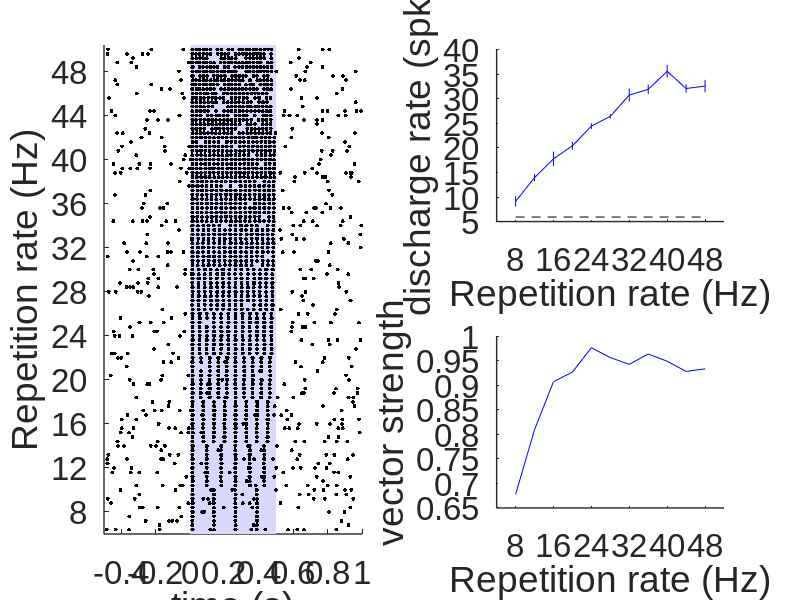

This chart was generated by the following MATLAB code:
function out=LIFmodel_basic() %IE_delay, E_strength, IE_ratio)

%% Parameters 
%E_strength: strength of excitation
%I_strength:strength of inhibition
%IE_ratio:ratio of Excitation strength to Inhibition strength
%IE_delay:delay in milliseconds between excitation and inhibition

IE_delay = 5.; % in ms
E_strength = 4.5; % in nS
IE_ratio = 5;

I_strength=8.5;  %IE_ratio*E_strength;
kernel_time_constant=.005;  %time constant of 5 ms
jitter_magnitude=1; % Temporal jitter
step=.0001; %.1 ms duration  (temporal increment for running simulation)
stimulus_duration=0.5;  %half second
PREstimulus_duration=0.5;  %half second
POSTstimulus_duration=0.5;  %half second (0.1 second is included in stimulus)
latency_time=0.01;
latency=length(0:step:latency_time); %10 ms latency (auditory nerve to auditory cortex)

%% acoustic pulse train stimulus
%%%%%%%%%acoustic pulse train stimulus%%%%%%%%%%%%%%%%%

nreps=10; % for each ICI
ICI_list= [125 83.3333 62.5 50 41.6667 35.7143 31.25 27.7778 25 22.7273 20.8333]; %[3 5 7.5 10 12.5 15 20 25 30 35 40 45 50 55 60 65 70 75];

freq_list=1000./ICI_list; % Envelope Frequency
spike_distribution=NaN(length(ICI_list),nreps);
time_distribution=NaN(length(ICI_list),nreps);
spont_distribution=NaN(1,length(ICI_list)*nreps);
raster.stim=[];  raster.rep=[];  raster.spikes=[];

for f=1:length(freq_list)
    spikes_pooled=[];
    freq=freq_list(f);
    t=0:step:(kernel_time_constant*10);
    kernel=t.*exp(-t/kernel_time_constant);
    kernel=1e-9*kernel/max(kernel); %amplitude of 1 nS
    input=zeros(size(0:step:(POSTstimulus_duration+stimulus_duration)));
    stimulus_input_length=length(0:step:(stimulus_duration));
    ipi=round(1/(freq*step)); %ipi=interpulse interval
    freq2=1/(step*ipi);
    rate_total = [];
    for r=1:nreps
       E_input=input;
        I_input=input;
        for j=1:10  %10 jitter excitatory and inhibitory inputs
            % for i=1:ipi:(stimulus_input_length-(length(kernel)/2))
            for i=1:ipi:(stimulus_input_length-250)
                jitter=round(randn(1)/(1000*step)); %1 ms jitter
                if (jitter+i)<1 || (jitter+i)>(length(input)-length(kernel))
                    jitter=0;
                end
                E_input((latency+i+jitter):(latency+i+jitter+length(kernel)-1))=E_input((latency+i+jitter):(latency+i+jitter+length(kernel)-1))+kernel;
                
                
                jitter=round(randn(1)/(1000*step)); %1 ms jitter
                
                if (jitter+i)<1 || (jitter+i)>(length(input)-length(kernel))
                    jitter=0;
                end
                I_input((latency+i+jitter):(latency+i+jitter+length(kernel)-1))=I_input((latency+i+jitter):(latency+i+jitter+length(kernel)-1))+kernel;
            end
        end
        
        delay=round(abs(IE_delay)/(1000*step));  %delay in steps
        if IE_delay>=0
            Ge=E_input*E_strength;
            Gi=[zeros(1,delay) I_input(1:(length(I_input)-delay))]*I_strength;
        elseif IE_delay<0
            Gi=I_input*I_strength;
            Ge=[zeros(1,delay) E_input(1:(length(E_input)-delay))]*E_strength;
        end
        
        %add pre  stim time of 500 ms
        Ge=[zeros(size(0:step:PREstimulus_duration)) Ge];
        Gi=[zeros(size(0:step:PREstimulus_duration)) Gi];
        [spikes,V]=run_LIFmodel(Ge,Gi);
        rate = zeros(1,1500);
        for st = spikes
            rate(1,round(st/(step*10))) = rate(1,round(st/(step*10)))+1;
        end
        rate_total = [rate_total ; rate*1000];
        spikes=spikes-PREstimulus_duration;
        spikes_pooled=[spikes_pooled spikes];
        
        spike_distribution(f,r)=length(spikes(find(spikes>0 & spikes<=(stimulus_duration+0.1))))/(stimulus_duration+0.1);
        spont_distribution(r+nreps*(f-1))=length(spikes(find(spikes>-PREstimulus_duration & spikes<0)))/PREstimulus_duration;
        
        raster.stim=[raster.stim f*ones(size(spikes))];
        raster.rep=[raster.rep r*ones(size(spikes))];
        raster.spikes=[raster.spikes spikes];
    end
    
    rate_av = mean(rate_total,1);
    spikes_pooled_for_vector_strength=spikes_pooled(find(spikes_pooled>0.05 & spikes_pooled<=(stimulus_duration+0.05)));
   
    %for calculating vector strength, subtract the first 50 ms and
    %include 50 ms post stimulus
    if ~isempty(spikes_pooled_for_vector_strength)
        total_spikes=length(spikes_pooled_for_vector_strength);
        x=0;
        y=0;
        if total_spikes>0
            x=sum(cos(2*pi*(spikes_pooled_for_vector_strength*freq2)));
            y=sum(sin(2*pi*(spikes_pooled_for_vector_strength*freq2)));
        end
        if total_spikes==0
            vector(f)=0;
        else
            vector(f)=sqrt(x^2+y^2)/total_spikes;
        end
        rayleigh(f)=2*total_spikes*vector(f)^2;
    else
        vector(f)=0;
        rayleigh(f)=0;
    end
    
    if rayleigh(f)<13.8
        vector(f)=0;
    end
    %spike rate calculated over stimulus duration plus 100 ms post stimulus
    spike_rate(f)=length(find(spikes_pooled>0 & spikes_pooled<=(stimulus_duration+0.1)))/(nreps*(stimulus_duration+0.1));
end


%% Statistics and Analysis

mean_spont=mean(spont_distribution);
std_spont=std(spont_distribution);
spike_rate=spike_rate-mean_spont;
spike_rate_stderr=std(spike_distribution,0,2)'/sqrt(nreps);

out.spike_rate_stderr=spike_rate_stderr;
out.mean_spont=mean_spont;
out.std_spont=std_spont;
out.vector=vector;
out.spike_rate=spike_rate;
out.rayleigh=rayleigh;

fastICI=spike_rate(1);
slowICI=max(spike_rate(10:end));
if slowICI<1
    slowICI=1;
end

out.rayleigh_at_100ms=rayleigh(end);
temp=min(find(rayleigh>13.8));
if ~isempty(temp)
    out.sync_boundary=ICI_list(temp);
else
    out.sync_boundary=-1;
end
for i=1:length(ICI_list)
    temp(i)=ranksum(spike_distribution(i,:),spike_distribution(end,:));
end
if ~isempty(find(temp<0.05))
    out.rate_boundary=ICI_list(max(find(temp<0.05)));
else
    out.rate_boundary=NaN;
end


freq_list =round(freq_list); 
neuron_summary_plot(freq_list,raster, std_spont,spike_rate,spike_rate_stderr,vector,nreps,...
    PREstimulus_duration, stimulus_duration, POSTstimulus_duration)


%% LIF model spikes and MP simulation


function [spikes,V]=run_LIFmodel(Ge,Gi)
spikes=[]; V=[]; t=1; i=1;
step=.0001; %.1 ms duration  (temporal increment for running simulation)
C=0.25*1e-9; %0.25 nF, 10 ms time constant
Grest=25*1e-9; %25 nS
Erest=-0.065; %-65 mV
Ee=0; % 0 mV
Ei=-0.085;  %-85 mV
V(1)=Erest;
noise_magnitude=4e-8; %default noise level in conductance

%avoid negative conductances
Ge=Ge+noise_magnitude*randn(1,length(Ge));
Gi=Gi+noise_magnitude*randn(1,length(Gi));
Ge(find(Ge<0))=0;
Gi(find(Gi<0))=0;

while(t<length(Ge))
    V(t+1)=(-step*(Ge(t)*(V(t)-Ee)+Gi(t)*(V(t)-Ei)+Grest*(V(t)-Erest))/C)+V(t);
    if V(t+1)>(Erest+0.020) %20 mV above Erest %artificial threshold
        V(t+1)=0.050; %spike to 50 mV
        spikes(i)=step*(t+1);
        i=i+1;
        t=t+1;
        V(t+1)=Erest;
    end
    t=t+1;
end

%% Plotting function
function neuron_summary_plot(x,raster, std_spont,spike_rate,nstd,vector_strength,nreps,...
    PREstimulus_duration, stimulus_duration, POSTstimulus_duration)

xtext = [];
xtext_position = [];
for s = 1:2:length(x)
    xtext_position = [xtext_position;s];
    xtext = char(xtext,num2str(x(s)));
end
xtext(1,:) = [];

ytext = [];
ytext_position = [];
for s = 1:length(x)
    ytext_position = [ytext_position;s*nreps-nreps/2];
    ytext = char(ytext,num2str(x(s)));
end
ytext(1,:) = [];
figure
h=subplot(2,2,[1 3]);
hold on
xlabel('time (s)')
% ylabel('IPI (ms)')
ylabel('Repetition rate (Hz)')
area([0 stimulus_duration stimulus_duration 0],[length(x)*nreps+1 length(x)*nreps+1 0 0],'LineStyle','none','FaceColor',[.85 .85 1]);
hold on
plot(raster.spikes,nreps*(raster.stim-1)+raster.rep,'k.','MarkerSize',9);
axis([-PREstimulus_duration stimulus_duration+POSTstimulus_duration 0 length(x)*nreps+1])
set(gca,'yTickMode','manual');
set(gca,'yTick',ytext_position);
set(gca,'yTickLabel',ytext);
set(h,'Box','off',...
    'LineWidth',1,'FontName','Arial','FontSize',24)
h=subplot(2,2,2);
hold on

% shadederrorbar
if ~isempty(nstd)
    errorbars=NaN(1,length(spike_rate)*3);
    errorbars(1:3:length(spike_rate)*3)=spike_rate+nstd;
    errorbars(2:3:length(spike_rate)*3)=spike_rate-nstd;
    xx=NaN(1,length(spike_rate)*3);
    xx(1:3:length(spike_rate)*3)=1:length(x);
    xx(2:3:length(spike_rate)*3)=1:length(x);
    plot(xx,errorbars,'b')
end


%% Plots 

plot(1:length(x),spike_rate,'b')
plot([1 length(x)],[2*std_spont 2*std_spont],'k--')
xlabel('Repetition rate (Hz)')
ylabel('discharge rate (spk/s)')
set(gca,'xTickMode','manual');
set(gca,'xTick',xtext_position);
set(gca,'xTickLabel',xtext);
set(h,'Box','off',...
    'LineWidth',1,'FontName','Arial','FontSize',24)
h=subplot(2,2,4);
hold on
plot(1:length(x),vector_strength,'b')

xlabel('Repetition rate (Hz)')
ylabel('vector strength')
set(gca,'xTickMode','manual');
set(gca,'xTick',xtext_position);
set(gca,'xTickLabel',xtext);
set(h,'Box','off',...
    'LineWidth',1,'FontName','Arial','FontSize',24)
% test = 1;

